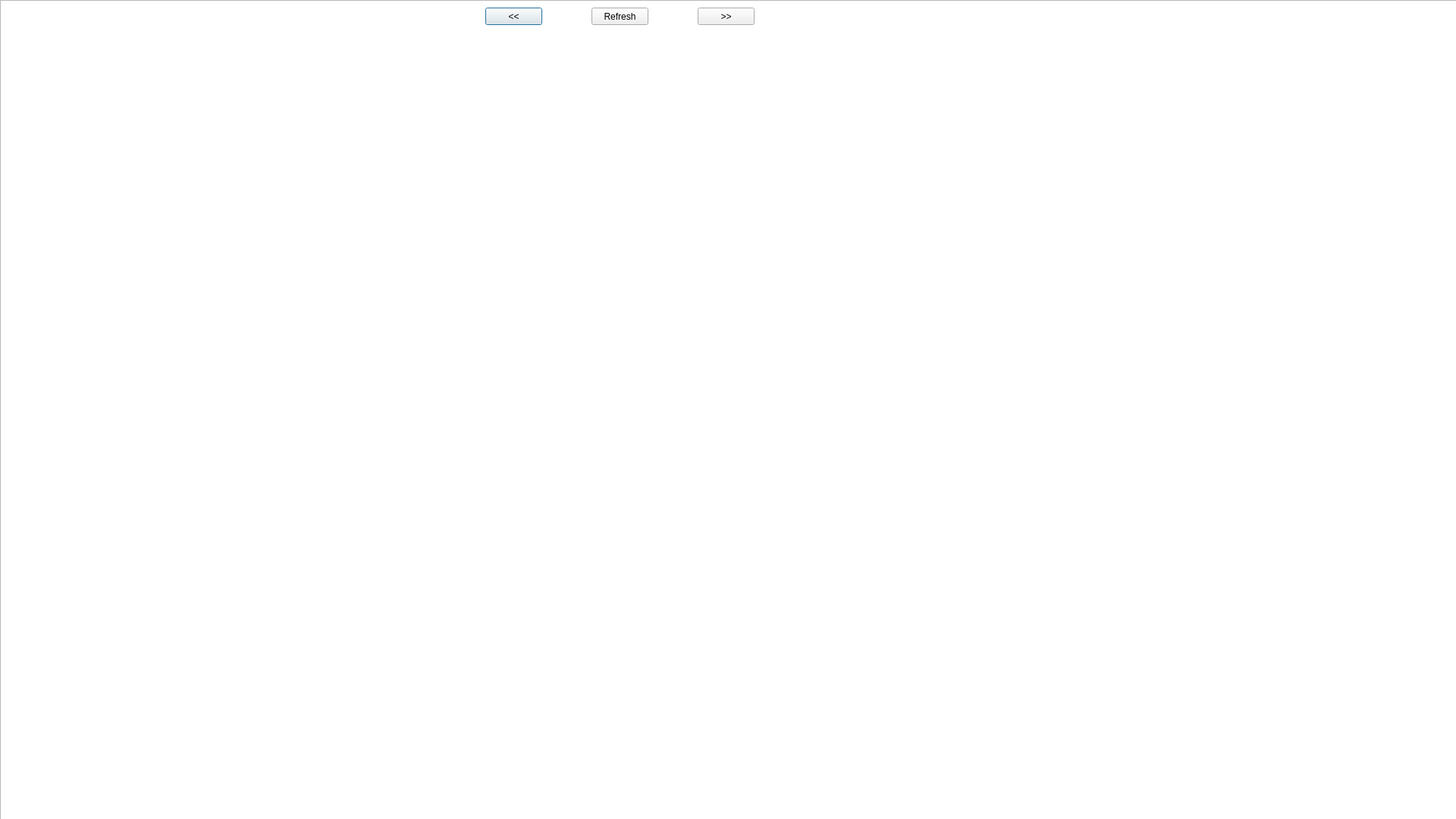
<?xml version="1.0" encoding="UTF-8"?>
<ui version="4.0">
 <class>ShowPoints</class>
 <widget class="QDialog" name="ShowPoints">
  <property name="geometry">
   <rect>
    <x>0</x>
    <y>0</y>
    <width>1920</width>
    <height>1080</height>
   </rect>
  </property>
  <property name="windowTitle">
   <string>Dialog</string>
  </property>
  <widget class="QPushButton" name="prevImage">
   <property name="geometry">
    <rect>
     <x>640</x>
     <y>10</y>
     <width>75</width>
     <height>23</height>
    </rect>
   </property>
   <property name="text">
    <string>&lt;&lt;</string>
   </property>
  </widget>
  <widget class="QPushButton" name="nextImage">
   <property name="geometry">
    <rect>
     <x>920</x>
     <y>10</y>
     <width>75</width>
     <height>23</height>
    </rect>
   </property>
   <property name="text">
    <string>&gt;&gt;</string>
   </property>
  </widget>
  <widget class="QGraphicsView" name="graphicsView">
   <property name="geometry">
    <rect>
     <x>0</x>
     <y>0</y>
     <width>1921</width>
     <height>1081</height>
    </rect>
   </property>
  </widget>
  <widget class="QPushButton" name="refreshImage">
   <property name="geometry">
    <rect>
     <x>780</x>
     <y>10</y>
     <width>75</width>
     <height>23</height>
    </rect>
   </property>
   <property name="text">
    <string>Refresh</string>
   </property>
  </widget>
  <zorder>graphicsView</zorder>
  <zorder>prevImage</zorder>
  <zorder>nextImage</zorder>
  <zorder>refreshImage</zorder>
 </widget>
 <resources/>
 <connections/>
</ui>
